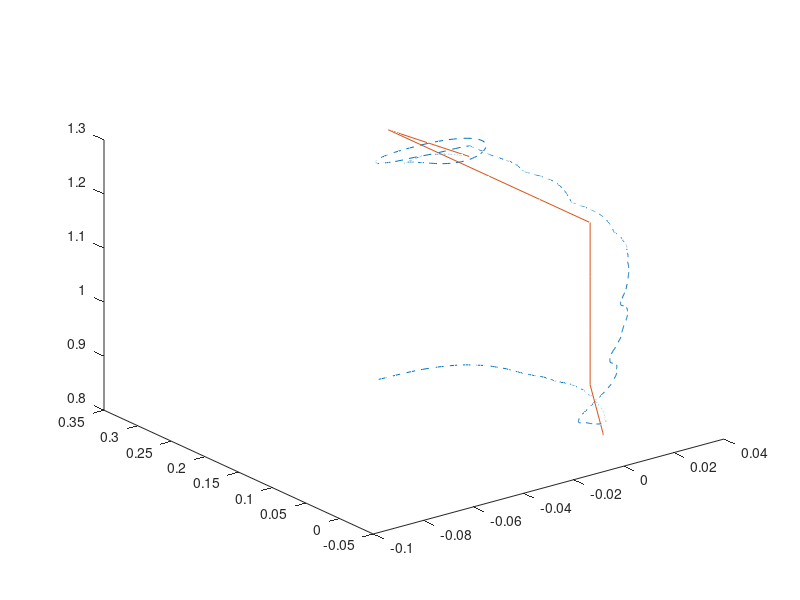

Write MATLAB code to recreate this figure.
clc;
clear;
FormatSpec = '%f';

% ActualEefData = importdata('Data/ActualPos.txt');
% DesiredEefData = importdata('Data/DesiredPos.txt');
% 
% ActualParsed = cell(numel(ActualEefData),1);
% DesiredParsed = cell(numel(DesiredEefData),1);
% 
% for i=1:numel(ActualEefData)
%     val1 = sscanf(ActualEefData{i},'[%f,%f,%f]');
%     val2 = sscanf(DesiredEefData{i},'[%f,%f,%f]');
% 
%     ActualParsed{i} = val1;
%     DesiredParsed{i} = val2;
% end
% 
% ActualParsed = cell2mat(ActualParsed);
% DesiredParsed = cell2mat(DesiredParsed);


%ActualEEFPose = fscanf(ActualEEF,FormatSpec,[3,Inf])
% 
% fileID1 = fopen('tocubecurrent.txt','r');
% fileID2 = fopen('tocubedesired.txt','r');
% formatSpec = '%f';
% A = fscanf(fileID1,formatSpec)
% numitems1 = length(A)/3
% fclose(fileID1)
% fileID1 = fopen('tocubecurrent.txt','r');
% B = fscanf(fileID1,formatSpec,[3 Inf]);
% C = fscanf(fileID2,formatSpec,[3 Inf]);2
% 
% 
% plot3(ActualPos(:,1),ActualPos(:,2),ActualPos(:,3))
% hold on
% plot3(DesiredPos(:,1),DesiredPos(:,2),DesiredPos(:,3))
% hold off
ActualPos = [[-0.0827  0.0063  1.0322],
[-0.0817  0.0059  1.0323],
[-0.0802  0.0056  1.0323],
[-0.0784  0.0055  1.0322],
[-0.0764  0.0055  1.0320],
[-0.0743  0.0057  1.0316],
[-0.0721  0.0058  1.0311],
[-0.0698  0.0060  1.0304],
[-0.0674  0.0062  1.0296],
[-0.0651  0.0063  1.0286],
[-0.0630  0.0065  1.0275],
[-0.0610  0.0067  1.0263],
[-0.0591  0.0068  1.0250],
[-0.0574  0.0070  1.0237],
[-0.0557  0.0071  1.0223],
[-0.0540  0.0073  1.0208],
[-0.0523  0.0074  1.0192],
[-0.0506  0.0076  1.0175],
[-0.0491  0.0077  1.0158],
[-0.0477  0.0079  1.0141],
[-0.0464  0.0080  1.0124],
[-0.0451  0.0081  1.0106],
[-0.0439  0.0083  1.0089],
[-0.0428  0.0084  1.0071],
[-0.0415  0.0085  1.0053],
[-0.0404  0.0086  1.0035],
[-0.0393  0.0087  1.0017],
[-0.0383  0.0089  0.9999],
[-0.0373  0.0090  0.9981],
[-0.0364  0.0091  0.9963],
[-0.0356  0.0092  0.9946],
[-0.0348  0.0093  0.9929],
[-0.0339  0.0094  0.9911],
[-0.0330  0.0094  0.9894],
[-0.0322  0.0095  0.9876],
[-0.0314  0.0096  0.9859],
[-0.0307  0.0096  0.9843],
[-0.0301  0.0097  0.9827],
[-0.0295  0.0097  0.9811],
[-0.0288  0.0097  0.9795],
[-0.0282  0.0098  0.9780],
[-0.0276  0.0097  0.9765],
[-0.0270  0.0097  0.9750],
[-0.0264  0.0097  0.9735],
[-0.0258  0.0097  0.9721],
[-0.0252  0.0096  0.9707],
[-0.0246  0.0096  0.9693],
[-0.0241  0.0095  0.9679],
[-0.0235  0.0095  0.9665],
[-0.0229  0.0094  0.9652],
[-0.0222  0.0093  0.9638],
[-0.0216  0.0093  0.9625],
[-0.0210  0.0092  0.9612],
[-0.0204  0.0091  0.9599],
[-0.0198  0.0091  0.9585],
[-0.0191  0.0090  0.9572],
[-0.0183  0.0089  0.9558],
[-0.0175  0.0088  0.9544],
[-0.0169  0.0088  0.9530],
[-0.0163  0.0087  0.9516],
[-0.0157  0.0086  0.9503],
[-0.0153  0.0086  0.9490],
[-0.0148  0.0085  0.9477],
[-0.0144  0.0085  0.9465],
[-0.0139  0.0084  0.9453],
[-0.0135  0.0083  0.9441],
[-0.0131  0.0083  0.9430],
[-0.0127  0.0082  0.9418],
[-0.0122  0.0082  0.9407],
[-0.0118  0.0081  0.9396],
[-0.0113  0.0081  0.9385],
[-0.0108  0.0080  0.9374],
[-0.0104  0.0080  0.9363],
[-0.0100  0.0080  0.9353],
[-0.0096  0.0079  0.9342],
[-0.0091  0.0079  0.9332],
[-0.0085  0.0078  0.9321],
[-0.0079  0.0078  0.9309],
[-0.0073  0.0077  0.9298],
[-0.0067  0.0077  0.9286],
[-0.0063  0.0077  0.9275],
[-0.0059  0.0076  0.9264],
[-0.0055  0.0076  0.9253],
[-0.0052  0.0076  0.9242],
[-0.0049  0.0075  0.9232],
[-0.0046  0.0075  0.9221],
[-0.0043  0.0075  0.9211],
[-0.0040  0.0074  0.9201],
[-0.0037  0.0074  0.9190],
[-0.0033  0.0074  0.9180],
[-0.0030  0.0074  0.9170],
[-0.0027  0.0073  0.9160],
[-0.0024  0.0073  0.9150],
[-0.0021  0.0073  0.9140],
[-0.0019  0.0073  0.9130],
[-0.0016  0.0073  0.9120],
[-0.0013  0.0073  0.9110],
[-0.0010  0.0073  0.9100],
[-0.0008  0.0072  0.9091],
[-0.0006  0.0072  0.9081],
[-0.0004  0.0072  0.9072],
[-0.0003  0.0072  0.9063],
[-0.0001  0.0072  0.9054],
[0.0001 0.0072 0.9045]
[0.0002 0.0072 0.9037]
[0.0004 0.0072 0.9028]
[0.0005 0.0072 0.9020]
[0.0007 0.0072 0.9012]
[0.0008 0.0072 0.9004]
[0.0010 0.0072 0.8996]
[0.0012 0.0072 0.8988]
[0.0013 0.0072 0.8981]
[0.0015 0.0072 0.8973]
[0.0017 0.0071 0.8965]
[0.0019 0.0071 0.8957]
[0.0022 0.0071 0.8949]
[0.0024 0.0071 0.8941]
[0.0027 0.0071 0.8933]
[0.0029 0.0071 0.8924]
[0.0031 0.0071 0.8916]
[0.0033 0.0071 0.8908]
[0.0034 0.0071 0.8900]
[0.0036 0.0070 0.8892]
[0.0038 0.0070 0.8883]
[0.0040 0.0070 0.8875]
[0.0041 0.0070 0.8867]
[0.0041 0.0070 0.8859]
[0.0042 0.0070 0.8851]
[0.0042 0.0070 0.8844]
[0.0042 0.0069 0.8836]
[0.0042 0.0069 0.8829]
[0.0043 0.0069 0.8823]
[0.0043 0.0069 0.8816]
[0.0044 0.0069 0.8809]
[0.0045 0.0069 0.8802]
[0.0046 0.0069 0.8795]
[0.0047 0.0068 0.8789]
[0.0047 0.0068 0.8782]
[0.0048 0.0068 0.8776]
[0.0049 0.0068 0.8770]
[0.0049 0.0068 0.8764]
[0.0050 0.0068 0.8758]
[0.0050 0.0067 0.8752]
[0.0051 0.0067 0.8747]
[0.0052 0.0067 0.8741]
[0.0052 0.0067 0.8736]
[0.0053 0.0067 0.8730]
[0.0054 0.0067 0.8725]
[0.0054 0.0067 0.8720]
[0.0055 0.0066 0.8714]
[0.0056 0.0066 0.8709]
[0.0057 0.0066 0.8704]
[0.0058 0.0066 0.8699]
[0.0058 0.0066 0.8694]
[0.0059 0.0066 0.8689]
[0.0060 0.0065 0.8684]
[0.0060 0.0065 0.8679]
[0.0061 0.0065 0.8674]
[0.0062 0.0065 0.8669]
[0.0062 0.0065 0.8665]
[0.0063 0.0065 0.8660]
[0.0064 0.0065 0.8655]
[0.0064 0.0064 0.8650]
[0.0065 0.0064 0.8646]
[0.0065 0.0064 0.8641]
[0.0065 0.0064 0.8637]
[0.0066 0.0064 0.8632]
[0.0066 0.0064 0.8628]
[0.0067 0.0064 0.8624]
[0.0067 0.0064 0.8619]
[0.0067 0.0064 0.8615]
[0.0068 0.0063 0.8611]
[0.0068 0.0063 0.8607]
[0.0068 0.0063 0.8603]
[0.0069 0.0063 0.8599]
[0.0069 0.0063 0.8595]
[0.0070 0.0063 0.8591]
[0.0070 0.0063 0.8587]
[0.0070 0.0063 0.8583]
[0.0071 0.0063 0.8579]
[0.0071 0.0063 0.8575]
[0.0071 0.0063 0.8571]
[0.0071 0.0062 0.8568]
[0.0072 0.0062 0.8564]
[0.0072 0.0062 0.8560]
[0.0072 0.0062 0.8556]
[0.0072 0.0062 0.8553]
[0.0073 0.0062 0.8549]
[0.0073 0.0062 0.8546]
[0.0073 0.0062 0.8542]
[0.0073 0.0062 0.8538]
[0.0073 0.0062 0.8535]
[0.0074 0.0062 0.8531]
[0.0074 0.0062 0.8528]
[0.0074 0.0061 0.8524]
[0.0075 0.0061 0.8521]
[0.0075 0.0061 0.8517]
[0.0075 0.0061 0.8513]
[0.0075 0.0061 0.8510]
[0.0075 0.0061 0.8507]
[0.0075 0.0061 0.8503]
[0.0075 0.0061 0.8500]
[0.0075 0.0061 0.8497]
[0.0075 0.0061 0.8493]
[0.0075 0.0061 0.8490]
[0.0075 0.0061 0.8487]
[0.0075 0.0060 0.8484]
[0.0075 0.0060 0.8481]
[0.0075 0.0060 0.8478]
[0.0075 0.0060 0.8475]
[0.0075 0.0060 0.8472]
[0.0075 0.0060 0.8469]
[0.0075 0.0060 0.8466]
[0.0075 0.0060 0.8463]
[0.0075 0.0060 0.8460]
[0.0075 0.0060 0.8458]
[0.0075 0.0060 0.8455]
[0.0075 0.0060 0.8452]
[0.0076 0.0060 0.8449]
[0.0076 0.0059 0.8446]
[0.0077 0.0059 0.8443]
[0.0077 0.0059 0.8440]
[0.0078 0.0059 0.8437]
[0.0078 0.0059 0.8434]
[0.0078 0.0059 0.8430]
[0.0079 0.0059 0.8427]
[0.0079 0.0059 0.8424]
[0.0079 0.0059 0.8421]
[0.0079 0.0059 0.8417]
[0.0079 0.0059 0.8414]
[0.0078 0.0058 0.8411]
[0.0078 0.0058 0.8408]
[0.0078 0.0058 0.8405]
[0.0077 0.0058 0.8402]
[0.0069 0.0054 0.8386]
[0.0066 0.0051 0.8390]
[0.0062 0.0049 0.8394]
[0.0057 0.0048 0.8399]
[0.0052 0.0047 0.8403]
[0.0047 0.0047 0.8408]
[0.0042 0.0048 0.8413]
[0.0038 0.0048 0.8419]
[0.0033 0.0049 0.8424]
[0.0029 0.0049 0.8430]
[0.0026 0.0050 0.8436]
[0.0022 0.0051 0.8442]
[0.0019 0.0051 0.8448]
[0.0015 0.0052 0.8455]
[0.0011 0.0052 0.8462]
[0.0008 0.0053 0.8469]
[0.0005 0.0053 0.8476]
[0.0002 0.0053 0.8484]
[-0.0003  0.0051  0.8492],
[-0.0012  0.0045  0.8501],
[-0.0021  0.0040  0.8513],
[-0.0028  0.0037  0.8525],
[-0.0033  0.0034  0.8540],
[-0.0037  0.0032  0.8555],
[-0.0039  0.0031  0.8572],
[-0.0038  0.0030  0.8590],
[-0.0037  0.0030  0.8608],
[-0.0035  0.0029  0.8627],
[-0.0032  0.0029  0.8647],
[-0.0028  0.0029  0.8668],
[-0.0023  0.0029  0.8688],
[-0.0017  0.0029  0.8709],
[-0.0010  0.0030  0.8729],
[-0.0004  0.0030  0.8749],
[0.0002 0.0030 0.8769]
[0.0008 0.0031 0.8789]
[0.0014 0.0031 0.8808]
[0.0020 0.0031 0.8827]
[0.0026 0.0032 0.8846]
[0.0031 0.0032 0.8865]
[0.0036 0.0032 0.8884]
[0.0042 0.0033 0.8902]
[0.0047 0.0033 0.8920]
[0.0052 0.0033 0.8937]
[0.0057 0.0033 0.8954]
[0.0062 0.0033 0.8970]
[0.0066 0.0033 0.8986]
[0.0071 0.0033 0.9002]
[0.0074 0.0032 0.9017]
[0.0078 0.0032 0.9031]
[0.0081 0.0032 0.9046]
[0.0084 0.0032 0.9060]
[0.0087 0.0031 0.9073]
[0.0090 0.0031 0.9086]
[0.0092 0.0030 0.9100]
[0.0094 0.0030 0.9113]
[0.0095 0.0029 0.9125]
[0.0097 0.0029 0.9138]
[0.0099 0.0028 0.9150]
[0.0100 0.0028 0.9163]
[0.0102 0.0027 0.9175]
[0.0103 0.0026 0.9187]
[0.0104 0.0026 0.9198]
[0.0106 0.0025 0.9210]
[0.0107 0.0024 0.9221]
[0.0108 0.0024 0.9232]
[0.0109 0.0023 0.9243]
[0.0110 0.0023 0.9254]
[0.0111 0.0022 0.9265]
[0.0111 0.0022 0.9275]
[0.0112 0.0021 0.9286]
[0.0112 0.0020 0.9296]
[0.0111 0.0020 0.9307]
[0.0111 0.0019 0.9317]
[0.0110 0.0019 0.9328]
[0.0110 0.0018 0.9339]
[0.0110 0.0018 0.9349]
[0.0110 0.0017 0.9359]
[0.0110 0.0017 0.9369]
[0.0110 0.0016 0.9379]
[0.0111 0.0016 0.9389]
[0.0111 0.0015 0.9399]
[0.0111 0.0015 0.9408]
[0.0111 0.0014 0.9417]
[0.0110 0.0014 0.9426]
[0.0109 0.0014 0.9436]
[0.0108 0.0013 0.9445]
[0.0107 0.0013 0.9454]
[0.0105 0.0013 0.9464]
[0.0104 0.0012 0.9474]
[0.0102 0.0012 0.9483]
[0.0098 0.0008 0.9493]
[0.0091 0.0002 0.9504]
[ 0.0085 -0.0003  0.9516],
[ 0.0081 -0.0006  0.9530],
[ 0.0078 -0.0008  0.9545],
[ 0.0076 -0.0010  0.9561],
[ 0.0076 -0.0011  0.9579],
[ 0.0076 -0.0011  0.9597],
[ 0.0076 -0.0011  0.9617],
[ 0.0077 -0.0011  0.9638],
[ 0.0078 -0.0011  0.9660],
[ 0.0080 -0.0011  0.9682],
[ 0.0084 -0.0010  0.9705],
[ 0.0087 -0.0009  0.9727],
[ 0.0091 -0.0008  0.9748],
[ 0.0096 -0.0006  0.9770],
[ 0.0100 -0.0005  0.9791],
[ 0.0103 -0.0003  0.9812],
[ 0.0107 -0.0001  0.9832],
[0.0110 0.0000 0.9852]
[0.0113 0.0002 0.9871]
[0.0117 0.0004 0.9890]
[0.0120 0.0006 0.9907]
[0.0123 0.0007 0.9924]
[0.0125 0.0009 0.9941]
[0.0127 0.0011 0.9956]
[0.0129 0.0012 0.9971]
[0.0130 0.0014 0.9986]
[0.0131 0.0015 1.0001]
[0.0131 0.0016 1.0016]
[0.0132 0.0017 1.0031]
[0.0134 0.0018 1.0046]
[0.0135 0.0019 1.0060]
[0.0136 0.0020 1.0074]
[0.0137 0.0020 1.0088]
[0.0138 0.0020 1.0101]
[0.0139 0.0021 1.0114]
[0.0141 0.0021 1.0127]
[0.0142 0.0021 1.0140]
[0.0143 0.0021 1.0153]
[0.0144 0.0021 1.0165]
[0.0145 0.0021 1.0177]
[0.0146 0.0021 1.0189]
[0.0148 0.0021 1.0200]
[0.0149 0.0021 1.0212]
[0.0150 0.0021 1.0223]
[0.0150 0.0021 1.0235]
[0.0151 0.0021 1.0246]
[0.0152 0.0020 1.0257]
[0.0152 0.0020 1.0267]
[0.0153 0.0020 1.0278]
[0.0154 0.0020 1.0288]
[0.0154 0.0020 1.0298]
[0.0154 0.0019 1.0309]
[0.0155 0.0019 1.0319]
[0.0155 0.0019 1.0328]
[0.0155 0.0019 1.0338]
[0.0155 0.0018 1.0348]
[0.0155 0.0018 1.0357]
[0.0155 0.0018 1.0366]
[0.0154 0.0018 1.0376]
[0.0154 0.0018 1.0385]
[0.0154 0.0017 1.0394]
[0.0153 0.0017 1.0403]
[0.0153 0.0017 1.0412]
[0.0152 0.0017 1.0420]
[0.0152 0.0017 1.0429]
[0.0151 0.0017 1.0438]
[0.0150 0.0016 1.0446]
[0.0150 0.0016 1.0455]
[0.0149 0.0016 1.0463]
[0.0148 0.0016 1.0471]
[0.0147 0.0016 1.0479]
[0.0146 0.0016 1.0487]
[0.0146 0.0016 1.0495]
[0.0141 0.0012 1.0503]
[0.0134 0.0006 1.0511]
[0.0128 0.0001 1.0522]
[ 0.0124 -0.0003  1.0534],
[ 0.0121 -0.0005  1.0547],
[ 0.0120 -0.0007  1.0562],
[ 0.0119 -0.0008  1.0578],
[ 0.0119 -0.0009  1.0595],
[ 0.0120 -0.0010  1.0613],
[ 0.0121 -0.0010  1.0631],
[ 0.0123 -0.0010  1.0649],
[ 0.0125 -0.0010  1.0667],
[ 0.0127 -0.0010  1.0686],
[ 0.0129 -0.0009  1.0705],
[ 0.0131 -0.0009  1.0723],
[ 0.0134 -0.0008  1.0741],
[ 0.0136 -0.0007  1.0759],
[ 0.0138 -0.0005  1.0777],
[ 0.0140 -0.0004  1.0794],
[ 0.0142 -0.0003  1.0811],
[ 0.0144 -0.0001  1.0828],
[0.0145 0.0000 1.0844]
[0.0146 0.0002 1.0861]
[0.0148 0.0003 1.0876]
[0.0149 0.0005 1.0892]
[0.0150 0.0006 1.0907]
[0.0151 0.0007 1.0921]
[0.0151 0.0008 1.0935]
[0.0152 0.0009 1.0949]
[0.0153 0.0009 1.0963]
[0.0153 0.0010 1.0976]
[0.0154 0.0010 1.0990]
[0.0154 0.0010 1.1003]
[0.0155 0.0010 1.1015]
[0.0155 0.0010 1.1028]
[0.0155 0.0010 1.1040]
[0.0156 0.0010 1.1052]
[0.0156 0.0010 1.1064]
[0.0156 0.0010 1.1076]
[0.0157 0.0010 1.1088]
[0.0157 0.0010 1.1100]
[0.0157 0.0011 1.1111]
[0.0158 0.0011 1.1122]
[0.0158 0.0011 1.1134]
[0.0158 0.0011 1.1145]
[0.0157 0.0011 1.1157]
[0.0157 0.0011 1.1169]
[0.0157 0.0011 1.1181]
[0.0156 0.0011 1.1193]
[0.0156 0.0011 1.1205]
[0.0156 0.0011 1.1217]
[0.0156 0.0011 1.1230]
[0.0155 0.0011 1.1243]
[0.0155 0.0011 1.1256]
[0.0154 0.0011 1.1269]
[0.0153 0.0011 1.1282]
[0.0153 0.0011 1.1296]
[0.0152 0.0011 1.1309]
[0.0152 0.0011 1.1322]
[0.0153 0.0011 1.1335]
[0.0153 0.0011 1.1347]
[0.0153 0.0011 1.1359]
[0.0154 0.0011 1.1370]
[0.0154 0.0011 1.1381]
[0.0154 0.0011 1.1391]
[0.0154 0.0011 1.1401]
[0.0154 0.0011 1.1411]
[0.0154 0.0011 1.1420]
[0.0154 0.0011 1.1429]
[0.0153 0.0011 1.1437]
[0.0153 0.0011 1.1445]
[0.0152 0.0011 1.1453]
[0.0151 0.0011 1.1461]
[0.0151 0.0011 1.1469]
[0.0150 0.0011 1.1477]
[0.0149 0.0011 1.1484]
[0.0148 0.0011 1.1492]
[0.0149 0.0013 1.1502]
[0.0151 0.0017 1.1516]
[0.0153 0.0023 1.1530]
[0.0154 0.0030 1.1543]
[0.0156 0.0039 1.1556]
[0.0157 0.0048 1.1568]
[0.0158 0.0059 1.1580]
[0.0159 0.0069 1.1592]
[0.0159 0.0080 1.1604]
[0.0160 0.0091 1.1615]
[0.0160 0.0102 1.1625]
[0.0160 0.0112 1.1635]
[0.0161 0.0122 1.1644]
[0.0161 0.0133 1.1653]
[0.0161 0.0143 1.1661]
[0.0161 0.0152 1.1669]
[0.0161 0.0162 1.1676]
[0.0161 0.0171 1.1682]
[0.0160 0.0180 1.1688]
[0.0160 0.0189 1.1694]
[0.0159 0.0197 1.1699]
[0.0159 0.0205 1.1704]
[0.0158 0.0213 1.1709]
[0.0157 0.0220 1.1714]
[0.0156 0.0227 1.1718]
[0.0157 0.0236 1.1725]
[0.0158 0.0247 1.1736]
[0.0160 0.0260 1.1748]
[0.0161 0.0275 1.1759]
[0.0163 0.0291 1.1769]
[0.0164 0.0308 1.1779]
[0.0166 0.0325 1.1789]
[0.0168 0.0343 1.1798]
[0.0169 0.0360 1.1806]
[0.0171 0.0378 1.1814]
[0.0172 0.0395 1.1821]
[0.0173 0.0412 1.1828]
[0.0175 0.0428 1.1834]
[0.0175 0.0445 1.1839]
[0.0176 0.0461 1.1844]
[0.0177 0.0476 1.1848]
[0.0177 0.0491 1.1852]
[0.0177 0.0507 1.1856]
[0.0177 0.0522 1.1859]
[0.0177 0.0536 1.1862]
[0.0177 0.0550 1.1865]
[0.0177 0.0563 1.1868]
[0.0176 0.0576 1.1870]
[0.0176 0.0589 1.1873]
[0.0175 0.0601 1.1875]
[0.0174 0.0613 1.1877]
[0.0174 0.0624 1.1879]
[0.0173 0.0636 1.1882]
[0.0172 0.0647 1.1884]
[0.0171 0.0658 1.1886]
[0.0170 0.0668 1.1888]
[0.0169 0.0678 1.1890]
[0.0168 0.0688 1.1893]
[0.0167 0.0698 1.1895]
[0.0166 0.0707 1.1897]
[0.0165 0.0716 1.1900]
[0.0164 0.0725 1.1902]
[0.0163 0.0734 1.1904]
[0.0162 0.0742 1.1907]
[0.0160 0.0751 1.1910]
[0.0159 0.0760 1.1913]
[0.0158 0.0769 1.1916]
[0.0156 0.0777 1.1919]
[0.0155 0.0785 1.1922]
[0.0154 0.0793 1.1925]
[0.0153 0.0801 1.1928]
[0.0152 0.0809 1.1931]
[0.0151 0.0817 1.1934]
[0.0150 0.0824 1.1937]
[0.0149 0.0831 1.1941]
[0.0149 0.0840 1.1947]
[0.0150 0.0852 1.1958]
[0.0151 0.0865 1.1968]
[0.0153 0.0881 1.1979]
[0.0154 0.0897 1.1989]
[0.0156 0.0914 1.1999]
[0.0158 0.0932 1.2008]
[0.0160 0.0949 1.2016]
[0.0161 0.0966 1.2024]
[0.0163 0.0983 1.2031]
[0.0164 0.1000 1.2038]
[0.0166 0.1016 1.2044]
[0.0167 0.1033 1.2050]
[0.0168 0.1049 1.2055]
[0.0170 0.1064 1.2059]
[0.0171 0.1080 1.2063]
[0.0171 0.1095 1.2066]
[0.0172 0.1109 1.2069]
[0.0173 0.1124 1.2072]
[0.0174 0.1138 1.2074]
[0.0174 0.1152 1.2076]
[0.0174 0.1166 1.2078]
[0.0175 0.1179 1.2079]
[0.0175 0.1192 1.2080]
[0.0175 0.1205 1.2081]
[0.0175 0.1217 1.2082]
[0.0175 0.1229 1.2083]
[0.0175 0.1241 1.2083]
[0.0174 0.1253 1.2084]
[0.0174 0.1264 1.2084]
[0.0174 0.1275 1.2084]
[0.0173 0.1286 1.2084]
[0.0172 0.1297 1.2085]
[0.0172 0.1307 1.2085]
[0.0171 0.1318 1.2085]
[0.0170 0.1328 1.2086]
[0.0170 0.1338 1.2086]
[0.0169 0.1348 1.2086]
[0.0168 0.1358 1.2087]
[0.0167 0.1367 1.2087]
[0.0166 0.1377 1.2088]
[0.0165 0.1387 1.2089]
[0.0164 0.1396 1.2089]
[0.0163 0.1405 1.2090]
[0.0162 0.1414 1.2091]
[0.0161 0.1423 1.2092]
[0.0159 0.1432 1.2093]
[0.0158 0.1441 1.2094]
[0.0157 0.1450 1.2095]
[0.0156 0.1459 1.2096]
[0.0155 0.1467 1.2097]
[0.0154 0.1476 1.2098]
[0.0153 0.1485 1.2099]
[0.0152 0.1494 1.2101]
[0.0150 0.1503 1.2102]
[0.0149 0.1513 1.2104]
[0.0148 0.1522 1.2105]
[0.0147 0.1531 1.2107]
[0.0146 0.1540 1.2108]
[0.0145 0.1548 1.2110]
[0.0143 0.1557 1.2111]
[0.0144 0.1567 1.2113]
[0.0147 0.1580 1.2116]
[0.0150 0.1595 1.2119]
[0.0152 0.1612 1.2122]
[0.0154 0.1629 1.2125]
[0.0156 0.1646 1.2127]
[0.0157 0.1664 1.2128]
[0.0158 0.1682 1.2130]
[0.0158 0.1700 1.2130]
[0.0159 0.1717 1.2131]
[0.0159 0.1734 1.2131]
[0.0159 0.1751 1.2131]
[0.0159 0.1767 1.2130]
[0.0159 0.1783 1.2130]
[0.0158 0.1799 1.2129]
[0.0158 0.1814 1.2128]
[0.0158 0.1829 1.2128]
[0.0157 0.1844 1.2127]
[0.0156 0.1858 1.2126]
[0.0156 0.1872 1.2125]
[0.0155 0.1886 1.2125]
[0.0155 0.1899 1.2124]
[0.0154 0.1912 1.2124]
[0.0153 0.1925 1.2123]
[0.0153 0.1938 1.2123]
[0.0152 0.1950 1.2123]
[0.0152 0.1963 1.2123]
[0.0151 0.1975 1.2123]
[0.0150 0.1987 1.2123]
[0.0150 0.1998 1.2124]
[0.0149 0.2010 1.2124]
[0.0149 0.2022 1.2125]
[0.0148 0.2034 1.2126]
[0.0148 0.2045 1.2127]
[0.0147 0.2057 1.2128]
[0.0147 0.2068 1.2129]
[0.0146 0.2079 1.2130]
[0.0146 0.2090 1.2131]
[0.0145 0.2101 1.2132]
[0.0145 0.2112 1.2134]
[0.0144 0.2123 1.2135]
[0.0144 0.2133 1.2136]
[0.0144 0.2143 1.2138]
[0.0143 0.2154 1.2139]
[0.0143 0.2164 1.2141]
[0.0142 0.2175 1.2142]
[0.0142 0.2185 1.2144]
[0.0141 0.2194 1.2145]
[0.0141 0.2204 1.2146]
[0.0140 0.2213 1.2148]
[0.0140 0.2222 1.2149]
[0.0139 0.2231 1.2150]
[0.0138 0.2240 1.2151]
[0.0138 0.2248 1.2152]
[0.0137 0.2256 1.2153]
[0.0137 0.2264 1.2154]
[0.0136 0.2272 1.2155]
[0.0136 0.2280 1.2156]
[0.0135 0.2288 1.2157]
[0.0131 0.2297 1.2157]
[0.0121 0.2309 1.2156]
[0.0106 0.2320 1.2151]
[0.0088 0.2331 1.2145]
[0.0068 0.2342 1.2138]
[0.0049 0.2353 1.2130]
[0.0030 0.2366 1.2123]
[0.0013 0.2379 1.2117]
[-0.0004  0.2392  1.2111],
[-0.0019  0.2406  1.2105],
[-0.0034  0.2420  1.2099],
[-0.0048  0.2434  1.2093],
[-0.0062  0.2447  1.2086],
[-0.0075  0.2459  1.2078],
[-0.0088  0.2471  1.2071],
[-0.0099  0.2483  1.2064],
[-0.0108  0.2496  1.2057],
[-0.0115  0.2508  1.2052],
[-0.0120  0.2520  1.2046],
[-0.0125  0.2531  1.2041],
[-0.0130  0.2543  1.2035],
[-0.0133  0.2554  1.2030],
[-0.0136  0.2566  1.2025],
[-0.0140  0.2576  1.2020],
[-0.0143  0.2586  1.2014],
[-0.0145  0.2596  1.2009],
[-0.0146  0.2606  1.2006],
[-0.0146  0.2616  1.2003],
[-0.0146  0.2625  1.2001],
[-0.0146  0.2634  1.1999],
[-0.0145  0.2643  1.1999],
[-0.0143  0.2652  1.1999],
[-0.0141  0.2659  1.1999],
[-0.0138  0.2667  1.2001],
[-0.0135  0.2673  1.2003],
[-0.0131  0.2678  1.2006],
[-0.0127  0.2683  1.2010],
[-0.0121  0.2687  1.2015],
[-0.0115  0.2690  1.2020],
[-0.0107  0.2691  1.2026],
[-0.0099  0.2692  1.2032],
[-0.0090  0.2691  1.2039],
[-0.0080  0.2689  1.2046],
[-0.0070  0.2686  1.2053],
[-0.0059  0.2682  1.2060],
[-0.0048  0.2677  1.2067],
[-0.0036  0.2670  1.2075],
[-0.0022  0.2663  1.2083],
[-0.0008  0.2654  1.2091],
[0.0007 0.2645 1.2098]
[0.0022 0.2635 1.2106]
[0.0038 0.2625 1.2114]
[0.0054 0.2613 1.2121]
[0.0071 0.2600 1.2127]
[0.0088 0.2586 1.2133]
[0.0105 0.2570 1.2137]
[0.0122 0.2554 1.2140]
[0.0137 0.2536 1.2142]
[0.0152 0.2518 1.2142]
[0.0166 0.2499 1.2141]
[0.0178 0.2479 1.2138]
[0.0188 0.2459 1.2134]
[0.0197 0.2438 1.2128]
[0.0204 0.2418 1.2120]
[0.0208 0.2398 1.2112]
[0.0211 0.2378 1.2102]
[0.0212 0.2359 1.2091]
[0.0211 0.2341 1.2079]
[0.0209 0.2324 1.2067]
[0.0204 0.2308 1.2054]
[0.0199 0.2293 1.2041]
[0.0192 0.2281 1.2029]
[0.0184 0.2269 1.2017]
[0.0176 0.2260 1.2006]
[0.0168 0.2252 1.1995]
[0.0159 0.2246 1.1986]
[0.0150 0.2242 1.1977]
[0.0140 0.2239 1.1970]
[0.0131 0.2238 1.1963]
[0.0121 0.2239 1.1957]
[0.0112 0.2240 1.1952]
[0.0102 0.2244 1.1948]
[0.0092 0.2249 1.1945]
[0.0082 0.2256 1.1943]
[0.0072 0.2264 1.1942]
[0.0063 0.2273 1.1942]
[0.0055 0.2282 1.1942]
[0.0047 0.2292 1.1943]
[0.0039 0.2302 1.1944]
[0.0032 0.2313 1.1946]
[0.0026 0.2324 1.1948]
[0.0020 0.2335 1.1950]
[0.0014 0.2346 1.1953]
[0.0009 0.2357 1.1955]
[0.0004 0.2367 1.1957]
[-0.0000  0.2377  1.1959],
[-0.0004  0.2387  1.1961],
[-0.0008  0.2396  1.1963],
[-0.0011  0.2405  1.1964],
[-0.0015  0.2413  1.1966],
[-0.0018  0.2420  1.1967],
[-0.0021  0.2427  1.1967],
[-0.0024  0.2434  1.1968],
[-0.0027  0.2441  1.1969],
[-0.0030  0.2448  1.1970],
[-0.0033  0.2455  1.1971],
[-0.0035  0.2462  1.1972],
[-0.0038  0.2468  1.1972],
[-0.0040  0.2474  1.1973],
[-0.0043  0.2480  1.1973],
[-0.0045  0.2486  1.1973],
[-0.0048  0.2492  1.1973],
[-0.0050  0.2496  1.1973],
[-0.0051  0.2500  1.1973],
[-0.0053  0.2504  1.1972],
[-0.0055  0.2507  1.1971],
[-0.0056  0.2511  1.1970],
[-0.0058  0.2514  1.1969],
[-0.0060  0.2516  1.1968],
[-0.0061  0.2518  1.1966],
[-0.0062  0.2519  1.1965],
[-0.0063  0.2520  1.1963],
[-0.0063  0.2520  1.1961],
[-0.0064  0.2520  1.1959],
[-0.0064  0.2520  1.1957],
[-0.0065  0.2520  1.1955],
[-0.0065  0.2519  1.1953],
[-0.0065  0.2519  1.1952],
[-0.0065  0.2518  1.1951],
[-0.0064  0.2517  1.1950],
[-0.0064  0.2517  1.1950],
[-0.0064  0.2516  1.1950],
[-0.0063  0.2515  1.1951],
[-0.0063  0.2514  1.1952],
[-0.0062  0.2514  1.1953],
[-0.0061  0.2513  1.1954],
[-0.0060  0.2512  1.1956],
[-0.0059  0.2512  1.1958],
[-0.0058  0.2511  1.1960],
[-0.0057  0.2511  1.1963],
[-0.0056  0.2510  1.1965],
[-0.0054  0.2509  1.1968],
[-0.0053  0.2509  1.1971],
[-0.0051  0.2508  1.1974],
[-0.0049  0.2508  1.1977],
[-0.0048  0.2507  1.1980],
[-0.0046  0.2507  1.1984],
[-0.0044  0.2506  1.1987],
[-0.0041  0.2505  1.1990],
[-0.0039  0.2505  1.1993],
[-0.0037  0.2504  1.1996],
[-0.0034  0.2503  1.2000],
[-0.0032  0.2502  1.2002],
[-0.0030  0.2502  1.2005],
[-0.0027  0.2501  1.2008],
[-0.0025  0.2500  1.2011],
[-0.0022  0.2499  1.2013],
[-0.0020  0.2498  1.2016],
[-0.0017  0.2497  1.2018],
[-0.0015  0.2496  1.2020],
[-0.0012  0.2495  1.2023],
[-0.0010  0.2494  1.2024],
[-0.0008  0.2493  1.2026],
[-0.0005  0.2492  1.2028],
[-0.0003  0.2491  1.2029],
[-0.0001  0.2490  1.2030],
[0.0001 0.2489 1.2031],
[0.0003 0.2488 1.2032],
[0.0005 0.2487 1.2033],
[0.0008 0.2485 1.2034],
[0.0010 0.2484 1.2035],
[0.0012 0.2482 1.2036],
[0.0014 0.2480 1.2036],
[0.0016 0.2479 1.2037],
[0.0018 0.2477 1.2037],
[0.0019 0.2475 1.2037],
[0.0021 0.2473 1.2037],
[0.0023 0.2471 1.2037],
[0.0025 0.2469 1.2037],
[0.0026 0.2467 1.2037],
[0.0028 0.2465 1.2038],
[0.0030 0.2463 1.2038],
[0.0032 0.2461 1.2037],
[0.0033 0.2458 1.2037],
[0.0035 0.2456 1.2037],
[0.0037 0.2454 1.2036],
[0.0038 0.2451 1.2035],
[0.0039 0.2449 1.2034],
[0.0041 0.2446 1.2033],
[0.0043 0.2444 1.2032],
[0.0044 0.2441 1.2031],
[0.0046 0.2438 1.2031],
[0.0048 0.2436 1.2031],
[0.0050 0.2433 1.2030],
[0.0051 0.2431 1.2030],
[0.0053 0.2428 1.2029],
[0.0054 0.2426 1.2029],
[0.0056 0.2423 1.2028],
[0.0057 0.2421 1.2028],
[0.0059 0.2419 1.2028],
[0.0060 0.2417 1.2027],
[0.0061 0.2415 1.2027],
[0.0062 0.2413 1.2027],
[0.0064 0.2411 1.2026],
[0.0065 0.2409 1.2026],
[0.0066 0.2407 1.2026],
[0.0067 0.2406 1.2025],
[0.0068 0.2404 1.2025],
[0.0069 0.2403 1.2025],
[0.0070 0.2401 1.2025],
[0.0071 0.2400 1.2024],
[0.0071 0.2399 1.2024],
[0.0072 0.2397 1.2024],
[0.0073 0.2396 1.2023],
[0.0074 0.2395 1.2023],
[0.0075 0.2394 1.2023],
[0.0075 0.2393 1.2022],
[0.0076 0.2393 1.2022],
[0.0076 0.2392 1.2022],
[0.0077 0.2391 1.2022],
[0.0078 0.2390 1.2021],
[0.0078 0.2390 1.2021],
[0.0079 0.2389 1.2020],
[0.0079 0.2388 1.2020],
[0.0079 0.2388 1.2020],
[0.0080 0.2387 1.2019],
[0.0080 0.2386 1.2019],
[0.0081 0.2386 1.2019],
[0.0081 0.2385 1.2018],
[0.0082 0.2385 1.2018],
[0.0082 0.2384 1.2018],
[0.0082 0.2384 1.2017],
[0.0083 0.2383 1.2017],
[0.0083 0.2383 1.2017],
[0.0083 0.2382 1.2016],
[0.0083 0.2382 1.2015],
[0.0084 0.2381 1.2015],
[0.0084 0.2381 1.2014],
[0.0084 0.2380 1.2014],
[0.0085 0.2379 1.2013],
[0.0085 0.2379 1.2013],
[0.0086 0.2378 1.2012],
[0.0086 0.2377 1.2012],
[0.0087 0.2376 1.2012],
[0.0087 0.2376 1.2011],
[0.0088 0.2375 1.2011],
[0.0088 0.2374 1.2010],
[0.0088 0.2373 1.2010],
[0.0089 0.2372 1.2010],
[0.0089 0.2371 1.2009],
[0.0090 0.2370 1.2009],
[0.0090 0.2369 1.2008],
[0.0091 0.2369 1.2008],
[0.0091 0.2368 1.2007],
[0.0092 0.2367 1.2007],
[0.0092 0.2365 1.2006],
[0.0093 0.2364 1.2006],
[0.0093 0.2363 1.2005],
[0.0094 0.2362 1.2005],
[0.0095 0.2361 1.2005],
[0.0095 0.2360 1.2004],
[0.0096 0.2359 1.2004],
[0.0097 0.2357 1.2004],
[0.0097 0.2356 1.2003],
[0.0098 0.2355 1.2003],
[0.0098 0.2354 1.2003],
[0.0099 0.2353 1.2002],
[0.0100 0.2352 1.2002],
[0.0100 0.2351 1.2002],
[0.0101 0.2350 1.2001],
[0.0101 0.2348 1.2001],
[0.0102 0.2347 1.2001],
[0.0102 0.2346 1.2000],
[0.0103 0.2345 1.2000],
[0.0103 0.2345 1.1999],
[0.0103 0.2344 1.1999],
[0.0104 0.2343 1.1999],
[0.0105 0.2342 1.1998],
[0.0105 0.2341 1.1998],
[0.0106 0.2340 1.1998],
[0.0106 0.2339 1.1998],
[0.0107 0.2338 1.1997],
[0.0107 0.2337 1.1997],
[0.0108 0.2336 1.1997],
[0.0108 0.2335 1.1996],
[0.0108 0.2335 1.1996],
[0.0109 0.2334 1.1995],
[0.0109 0.2333 1.1995],
[0.0109 0.2332 1.1995],
[0.0110 0.2332 1.1994],
[0.0110 0.2331 1.1994],
[0.0111 0.2330 1.1994],
[0.0111 0.2329 1.1993],
[0.0111 0.2329 1.1993],
[0.0112 0.2328 1.1993],
[0.0112 0.2327 1.1993],
[0.0112 0.2327 1.1992],
[0.0113 0.2326 1.1992],
[0.0113 0.2326 1.1992],
[0.0113 0.2325 1.1991],
[0.0113 0.2325 1.1991],
[0.0114 0.2324 1.1991],
[0.0114 0.2324 1.1991],
[0.0114 0.2323 1.1990],
[0.0114 0.2323 1.1990],
[0.0114 0.2322 1.1990],
[0.0115 0.2322 1.1990]];

DesiredPos = [[0.0066 0.0053 0.8173],
[0.0066 0.0053 0.8186],
[0.0066 0.0053 0.8194],
[0.0066 0.0053 0.8199],
[0.0066 0.0053 0.8201],
[0.0066 0.0053 0.8203],
[0.0066 0.0053 0.8203],
[0.0066 0.0053 0.8204],
[0.0066 0.0053 0.8204],
[0.0066 0.0053 0.8204],
[0.0066 0.0053 0.8204],
[0.0066 0.0053 0.8204],
[0.0066 0.0053 0.8204],
[0.0066 0.0053 0.8204],
[0.0066 0.0053 0.8204],
[0.0066 0.0053 0.8204],
[0.0066 0.0053 0.8204],
[0.0066 0.0053 0.8204],
[0.0066 0.0053 0.8204],
[0.0066 0.0053 0.8204],
[0.0066 0.0053 0.8204],
[0.0066 0.0053 0.8204],
[0.0066 0.0053 0.8204],
[0.0066 0.0053 0.8204],
[0.0066 0.0053 0.8204],
[0.0066 0.0053 0.8204],
[0.0066 0.0053 0.8204],
[0.0066 0.0053 0.8204],
[0.0066 0.0053 0.8204],
[0.0066 0.0053 0.8204],
[0.0066 0.0053 0.8204],
[0.0066 0.0053 0.8204],
[0.0066 0.0053 0.8204],
[0.0066 0.0053 0.8204],
[0.0066 0.0053 0.8204],
[0.0066 0.0053 0.8204],
[0.0066 0.0053 0.8204],
[0.0066 0.0053 0.8204],
[0.0066 0.0053 0.8204],
[0.0066 0.0053 0.8204],
[0.0066 0.0053 0.8204],
[0.0066 0.0053 0.8204],
[0.0066 0.0053 0.8204],
[0.0066 0.0053 0.8204],
[0.0066 0.0053 0.8204],
[0.0066 0.0053 0.8204],
[0.0066 0.0053 0.8204],
[0.0066 0.0053 0.8204],
[0.0066 0.0053 0.8204],
[0.0066 0.0053 0.8204],
[0.0066 0.0053 0.8204],
[0.0066 0.0053 0.8204],
[0.0066 0.0053 0.8204],
[0.0066 0.0053 0.8204],
[0.0066 0.0053 0.8204],
[0.0066 0.0053 0.8204],
[0.0066 0.0053 0.8204],
[0.0066 0.0053 0.8204],
[0.0066 0.0053 0.8204],
[0.0066 0.0053 0.8204],
[0.0066 0.0053 0.8204],
[0.0066 0.0053 0.8204],
[0.0066 0.0053 0.8204],
[0.0066 0.0053 0.8204],
[0.0066 0.0053 0.8204],
[0.0066 0.0053 0.8204],
[0.0066 0.0053 0.8204],
[0.0066 0.0053 0.8204],
[0.0066 0.0053 0.8204],
[0.0066 0.0053 0.8204],
[0.0066 0.0053 0.8204],
[0.0066 0.0053 0.8204],
[0.0066 0.0053 0.8204],
[0.0066 0.0053 0.8204],
[0.0066 0.0053 0.8204],
[0.0066 0.0053 0.8204],
[0.0066 0.0053 0.8204],
[0.0066 0.0053 0.8204],
[0.0066 0.0053 0.8204],
[0.0066 0.0053 0.8204],
[0.0066 0.0053 0.8204],
[0.0066 0.0053 0.8204],
[0.0066 0.0053 0.8204],
[0.0066 0.0053 0.8204],
[0.0066 0.0053 0.8204],
[0.0066 0.0053 0.8204],
[0.0066 0.0053 0.8204],
[0.0066 0.0053 0.8204],
[0.0066 0.0053 0.8204],
[0.0066 0.0053 0.8204],
[0.0066 0.0053 0.8204],
[0.0066 0.0053 0.8204],
[0.0066 0.0053 0.8204],
[0.0066 0.0053 0.8204],
[0.0066 0.0053 0.8204],
[0.0066 0.0053 0.8204],
[0.0066 0.0053 0.8204],
[0.0066 0.0053 0.8204],
[0.0066 0.0053 0.8204],
[0.0066 0.0053 0.8204],
[0.0066 0.0053 0.8204],
[0.0066 0.0053 0.8204],
[0.0066 0.0053 0.8204],
[0.0066 0.0053 0.8204],
[0.0066 0.0053 0.8204],
[0.0066 0.0053 0.8204],
[0.0066 0.0053 0.8204],
[0.0066 0.0053 0.8204],
[0.0066 0.0053 0.8204],
[0.0066 0.0053 0.8204],
[0.0066 0.0053 0.8204],
[0.0066 0.0053 0.8204],
[0.0066 0.0053 0.8204],
[0.0066 0.0053 0.8204],
[0.0066 0.0053 0.8204],
[0.0066 0.0053 0.8204],
[0.0066 0.0053 0.8204],
[0.0066 0.0053 0.8204],
[0.0066 0.0053 0.8204],
[0.0066 0.0053 0.8204],
[0.0066 0.0053 0.8204],
[0.0066 0.0053 0.8204],
[0.0066 0.0053 0.8204],
[0.0066 0.0053 0.8204],
[0.0066 0.0053 0.8204],
[0.0066 0.0053 0.8204],
[0.0066 0.0053 0.8204],
[0.0066 0.0053 0.8204],
[0.0066 0.0053 0.8204],
[0.0066 0.0053 0.8204],
[0.0066 0.0053 0.8204],
[0.0066 0.0053 0.8204],
[0.0066 0.0053 0.8204],
[0.0066 0.0053 0.8204],
[0.0066 0.0053 0.8204],
[0.0066 0.0053 0.8204],
[0.0066 0.0053 0.8204],
[0.0066 0.0053 0.8204],
[0.0066 0.0053 0.8204],
[0.0066 0.0053 0.8204],
[0.0066 0.0053 0.8204],
[0.0066 0.0053 0.8204],
[0.0066 0.0053 0.8204],
[0.0066 0.0053 0.8204],
[0.0066 0.0053 0.8204],
[0.0066 0.0053 0.8204],
[0.0066 0.0053 0.8204],
[0.0066 0.0053 0.8204],
[0.0066 0.0053 0.8204],
[0.0066 0.0053 0.8204],
[0.0066 0.0053 0.8204],
[0.0066 0.0053 0.8204],
[0.0066 0.0053 0.8204],
[0.0066 0.0053 0.8204],
[0.0066 0.0053 0.8204],
[0.0066 0.0053 0.8204],
[0.0066 0.0053 0.8204],
[0.0066 0.0053 0.8204],
[0.0066 0.0053 0.8204],
[0.0066 0.0053 0.8204],
[0.0066 0.0053 0.8204],
[0.0066 0.0053 0.8204],
[0.0066 0.0053 0.8204],
[0.0066 0.0053 0.8204],
[0.0066 0.0053 0.8204],
[0.0066 0.0053 0.8204],
[0.0066 0.0053 0.8204],
[0.0066 0.0053 0.8204],
[0.0066 0.0053 0.8204],
[0.0066 0.0053 0.8204],
[0.0066 0.0053 0.8204],
[0.0066 0.0053 0.8204],
[0.0066 0.0053 0.8204],
[0.0066 0.0053 0.8204],
[0.0066 0.0053 0.8204],
[0.0066 0.0053 0.8204],
[0.0066 0.0053 0.8204],
[0.0066 0.0053 0.8204],
[0.0066 0.0053 0.8204],
[0.0066 0.0053 0.8204],
[0.0066 0.0053 0.8204],
[0.0066 0.0053 0.8204],
[0.0066 0.0053 0.8204],
[0.0066 0.0053 0.8204],
[0.0066 0.0053 0.8204],
[0.0066 0.0053 0.8204],
[0.0066 0.0053 0.8204],
[0.0066 0.0053 0.8204],
[0.0066 0.0053 0.8204],
[0.0066 0.0053 0.8204],
[0.0066 0.0053 0.8204],
[0.0066 0.0053 0.8204],
[0.0066 0.0053 0.8204],
[0.0066 0.0053 0.8204],
[0.0066 0.0053 0.8204],
[0.0066 0.0053 0.8204],
[0.0066 0.0053 0.8204],
[0.0066 0.0053 0.8204],
[0.0066 0.0053 0.8204],
[0.0066 0.0053 0.8204],
[0.0066 0.0053 0.8204],
[0.0066 0.0053 0.8204],
[0.0066 0.0053 0.8204],
[0.0066 0.0053 0.8204],
[0.0066 0.0053 0.8204],
[0.0066 0.0053 0.8204],
[0.0066 0.0053 0.8204],
[0.0066 0.0053 0.8204],
[0.0066 0.0053 0.8204],
[0.0066 0.0053 0.8204],
[0.0066 0.0053 0.8204],
[0.0066 0.0053 0.8204],
[0.0066 0.0053 0.8204],
[0.0066 0.0053 0.8204],
[0.0066 0.0053 0.8204],
[0.0066 0.0053 0.8204],
[0.0066 0.0053 0.8204],
[0.0066 0.0053 0.8204],
[0.0066 0.0053 0.8204],
[0.0066 0.0053 0.8204],
[0.0066 0.0053 0.8204],
[0.0066 0.0053 0.8204],
[0.0066 0.0053 0.8204],
[0.0066 0.0053 0.8204],
[0.0066 0.0053 0.8204],
[0.0066 0.0053 0.8204],
[0.0066 0.0053 0.8204],
[0.0066 0.0053 0.8204],
[0.0066 0.0053 0.8204],
[0.0066 0.0053 0.8204],
[0.0066 0.0053 0.8204],
[0.0066 0.0053 0.8204],
[0.0066 0.0053 0.8204],
[0.0066 0.0053 0.8204],
[0.0000 0.0000 0.9220],
[0.0000 0.0000 0.9220],
[0.0000 0.0000 0.9220],
[0.0000 0.0000 0.9220],
[0.0000 0.0000 0.9220],
[0.0000 0.0000 0.9220],
[0.0000 0.0000 0.9220],
[0.0000 0.0000 0.9220],
[0.0000 0.0000 0.9220],
[0.0000 0.0000 0.9220],
[0.0000 0.0000 0.9220],
[0.0000 0.0000 0.9220],
[0.0000 0.0000 0.9220],
[0.0000 0.0000 0.9220],
[0.0000 0.0000 0.9220],
[0.0000 0.0000 0.9220],
[0.0000 0.0000 0.9220],
[0.0000 0.0000 0.9220],
[0.0000 0.0000 1.0220],
[0.0000 0.0000 1.0220],
[0.0000 0.0000 1.0220],
[0.0000 0.0000 1.0220],
[0.0000 0.0000 1.0220],
[0.0000 0.0000 1.0220],
[0.0000 0.0000 1.0220],
[0.0000 0.0000 1.0220],
[0.0000 0.0000 1.0220],
[0.0000 0.0000 1.0220],
[0.0000 0.0000 1.0220],
[0.0000 0.0000 1.0220],
[0.0000 0.0000 1.0220],
[0.0000 0.0000 1.0220],
[0.0000 0.0000 1.0220],
[0.0000 0.0000 1.0220],
[0.0000 0.0000 1.0220],
[0.0000 0.0000 1.0220],
[0.0000 0.0000 1.0220],
[0.0000 0.0000 1.0220],
[0.0000 0.0000 1.0220],
[0.0000 0.0000 1.0220],
[0.0000 0.0000 1.0220],
[0.0000 0.0000 1.0220],
[0.0000 0.0000 1.0220],
[0.0000 0.0000 1.0220],
[0.0000 0.0000 1.0220],
[0.0000 0.0000 1.0220],
[0.0000 0.0000 1.0220],
[0.0000 0.0000 1.0220],
[0.0000 0.0000 1.0220],
[0.0000 0.0000 1.0220],
[0.0000 0.0000 1.0220],
[0.0000 0.0000 1.0220],
[0.0000 0.0000 1.0220],
[0.0000 0.0000 1.0220],
[0.0000 0.0000 1.0220],
[0.0000 0.0000 1.0220],
[0.0000 0.0000 1.0220],
[0.0000 0.0000 1.0220],
[0.0000 0.0000 1.0220],
[0.0000 0.0000 1.0220],
[0.0000 0.0000 1.0220],
[0.0000 0.0000 1.0220],
[0.0000 0.0000 1.0220],
[0.0000 0.0000 1.0220],
[0.0000 0.0000 1.0220],
[0.0000 0.0000 1.0220],
[0.0000 0.0000 1.0220],
[0.0000 0.0000 1.0220],
[0.0000 0.0000 1.0220],
[0.0000 0.0000 1.0220],
[0.0000 0.0000 1.0220],
[0.0000 0.0000 1.0220],
[0.0000 0.0000 1.0220],
[0.0000 0.0000 1.0220],
[0.0000 0.0000 1.0220],
[0.0000 0.0000 1.0220],
[0.0000 0.0000 1.0220],
[0.0000 0.0000 1.0220],
[0.0000 0.0000 1.0220],
[0.0000 0.0000 1.0220],
[0.0000 0.0000 1.0220],
[0.0000 0.0000 1.0220],
[0.0000 0.0000 1.0220],
[0.0000 0.0000 1.0220],
[0.0000 0.0000 1.0220],
[0.0000 0.0000 1.0220],
[0.0000 0.0000 1.0220],
[0.0000 0.0000 1.0220],
[0.0000 0.0000 1.0220],
[0.0000 0.0000 1.0220],
[0.0000 0.0000 1.0220],
[0.0000 0.0000 1.1220],
[0.0000 0.0000 1.1220],
[0.0000 0.0000 1.1220],
[0.0000 0.0000 1.1220],
[0.0000 0.0000 1.1220],
[0.0000 0.0000 1.1220],
[0.0000 0.0000 1.1220],
[0.0000 0.0000 1.1220],
[0.0000 0.0000 1.1220],
[0.0000 0.0000 1.1220],
[0.0000 0.0000 1.1220],
[0.0000 0.0000 1.1220],
[0.0000 0.0000 1.1220],
[0.0000 0.0000 1.1220],
[0.0000 0.0000 1.1220],
[0.0000 0.0000 1.1220],
[0.0000 0.0000 1.1220],
[0.0000 0.0000 1.1220],
[0.0000 0.0000 1.1220],
[0.0000 0.0000 1.1220],
[0.0000 0.0000 1.1220],
[0.0000 0.0000 1.1220],
[0.0000 0.0000 1.1220],
[0.0000 0.0000 1.1220],
[0.0000 0.0000 1.1220],
[0.0000 0.0000 1.1220],
[0.0000 0.0000 1.1220],
[0.0000 0.0000 1.1220],
[0.0000 0.0000 1.1220],
[0.0000 0.0000 1.1220],
[0.0000 0.0000 1.1220],
[0.0000 0.0000 1.1220],
[0.0000 0.0000 1.1220],
[0.0000 0.0000 1.1220],
[0.0000 0.0000 1.1220],
[0.0000 0.0000 1.1220],
[0.0000 0.0000 1.1220],
[0.0000 0.0000 1.1220],
[0.0000 0.0000 1.1220],
[0.0000 0.0000 1.1220],
[0.0000 0.0000 1.1220],
[0.0000 0.0000 1.1220],
[0.0000 0.0000 1.1220],
[0.0000 0.0000 1.1220],
[0.0000 0.0000 1.1220],
[0.0000 0.0000 1.1220],
[0.0000 0.0000 1.1220],
[0.0000 0.0000 1.1220],
[0.0000 0.0000 1.1220],
[0.0000 0.0000 1.1220],
[0.0000 0.0000 1.1220],
[0.0000 0.0000 1.1220],
[0.0000 0.0000 1.1220],
[0.0000 0.0000 1.1220],
[0.0000 0.0000 1.1220],
[0.0000 0.0000 1.1220],
[0.0000 0.0000 1.1220],
[0.0000 0.0000 1.1220],
[0.0000 0.0000 1.1220],
[0.0000 0.0000 1.1220],
[0.0000 0.0000 1.1220],
[0.0000 0.0000 1.1220],
[0.0000 0.0000 1.1220],
[0.0000 0.0000 1.1220],
[0.0000 0.0000 1.1220],
[0.0000 0.0000 1.1220],
[0.0000 0.0000 1.1220],
[0.0000 0.0000 1.1220],
[0.0000 0.0000 1.1220],
[0.0000 0.0000 1.1220],
[0.0000 0.0000 1.1220],
[0.0000 0.0000 1.1220],
[0.0000 0.0000 1.1220],
[0.0000 0.0000 1.1220],
[0.0000 0.0000 1.1220],
[0.0000 0.0000 1.2220],
[0.0000 0.0000 1.2220],
[0.0000 0.0000 1.2220],
[0.0000 0.0000 1.2220],
[0.0000 0.0000 1.2220],
[0.0000 0.0000 1.2220],
[0.0000 0.0000 1.2220],
[0.0000 0.0000 1.2220],
[0.0000 0.0000 1.2220],
[0.0000 0.0000 1.2220],
[0.0000 0.0000 1.2220],
[0.0000 0.0000 1.2220],
[0.0000 0.0000 1.2220],
[0.0000 0.0000 1.2220],
[0.0000 0.0000 1.2220],
[0.0000 0.0000 1.2220],
[0.0000 0.0000 1.2220],
[0.0000 0.0000 1.2220],
[0.0000 0.0000 1.2220],
[0.0000 0.0000 1.2220],
[0.0000 0.0000 1.2220],
[0.0000 0.0000 1.2220],
[0.0000 0.0000 1.2220],
[0.0000 0.0000 1.2220],
[0.0000 0.0000 1.2220],
[0.0000 0.0000 1.2220],
[0.0000 0.0000 1.2220],
[0.0000 0.0000 1.2220],
[0.0000 0.0000 1.2220],
[0.0000 0.0000 1.2220],
[0.0000 0.0000 1.2220],
[0.0000 0.0000 1.2220],
[0.0000 0.0000 1.2220],
[0.0000 0.0000 1.2220],
[0.0000 0.0000 1.2220],
[0.0000 0.0000 1.2220],
[0.0000 0.0000 1.2220],
[0.0000 0.0000 1.2220],
[0.0000 0.0000 1.2220],
[0.0000 0.0000 1.2220],
[0.0000 0.0000 1.2220],
[0.0000 0.0000 1.2220],
[0.0000 0.0000 1.2220],
[0.0000 0.0000 1.2220],
[0.0000 0.0000 1.2220],
[0.0000 0.0000 1.2220],
[0.0000 0.0000 1.2220],
[0.0000 0.0000 1.2220],
[0.0000 0.0000 1.2220],
[0.0000 0.0000 1.2220],
[0.0000 0.0000 1.2220],
[0.0000 0.0000 1.2220],
[0.0000 0.0000 1.2220],
[0.0000 0.0000 1.2220],
[0.0000 0.0000 1.2220],
[0.0000 0.0000 1.2220],
[0.0000 0.0000 1.2220],
[0.0000 0.0000 1.2220],
[0.0000 0.0000 1.2220],
[0.0000 0.0000 1.2220],
[0.0000 0.0000 1.2220],
[0.0000 0.0000 1.2220],
[0.0000 0.0000 1.2220],
[0.0000 0.0000 1.2220],
[0.0000 0.0000 1.2220],
[0.0000 0.0000 1.2220],
[0.0000 0.0000 1.2220],
[0.0000 0.0000 1.2220],
[0.0000 0.0000 1.2220],
[0.0000 0.0000 1.2220],
[0.0000 0.0000 1.2220],
[0.0000 0.0000 1.2220],
[0.0000 0.0000 1.2220],
[0.0000 0.0000 1.2220],
[0.0000 0.0000 1.2220],
[0.0000 0.0000 1.2220],
[0.0000 0.0000 1.2220],
[0.0000 0.0750 1.2220],
[0.0000 0.0750 1.2220],
[0.0000 0.0750 1.2220],
[0.0000 0.0750 1.2220],
[0.0000 0.0750 1.2220],
[0.0000 0.0750 1.2220],
[0.0000 0.0750 1.2220],
[0.0000 0.0750 1.2220],
[0.0000 0.0750 1.2220],
[0.0000 0.0750 1.2220],
[0.0000 0.0750 1.2220],
[0.0000 0.0750 1.2220],
[0.0000 0.0750 1.2220],
[0.0000 0.0750 1.2220],
[0.0000 0.0750 1.2220],
[0.0000 0.0750 1.2220],
[0.0000 0.0750 1.2220],
[0.0000 0.0750 1.2220],
[0.0000 0.0750 1.2220],
[0.0000 0.0750 1.2220],
[0.0000 0.0750 1.2220],
[0.0000 0.0750 1.2220],
[0.0000 0.0750 1.2220],
[0.0000 0.0750 1.2220],
[0.0000 0.0750 1.2220],
[0.0000 0.1500 1.2220],
[0.0000 0.1500 1.2220],
[0.0000 0.1500 1.2220],
[0.0000 0.1500 1.2220],
[0.0000 0.1500 1.2220],
[0.0000 0.1500 1.2220],
[0.0000 0.1500 1.2220],
[0.0000 0.1500 1.2220],
[0.0000 0.1500 1.2220],
[0.0000 0.1500 1.2220],
[0.0000 0.1500 1.2220],
[0.0000 0.1500 1.2220],
[0.0000 0.1500 1.2220],
[0.0000 0.1500 1.2220],
[0.0000 0.1500 1.2220],
[0.0000 0.1500 1.2220],
[0.0000 0.1500 1.2220],
[0.0000 0.1500 1.2220],
[0.0000 0.1500 1.2220],
[0.0000 0.1500 1.2220],
[0.0000 0.1500 1.2220],
[0.0000 0.1500 1.2220],
[0.0000 0.1500 1.2220],
[0.0000 0.1500 1.2220],
[0.0000 0.1500 1.2220],
[0.0000 0.1500 1.2220],
[0.0000 0.1500 1.2220],
[0.0000 0.1500 1.2220],
[0.0000 0.1500 1.2220],
[0.0000 0.1500 1.2220],
[0.0000 0.1500 1.2220],
[0.0000 0.1500 1.2220],
[0.0000 0.1500 1.2220],
[0.0000 0.1500 1.2220],
[0.0000 0.1500 1.2220],
[0.0000 0.1500 1.2220],
[0.0000 0.1500 1.2220],
[0.0000 0.1500 1.2220],
[0.0000 0.1500 1.2220],
[0.0000 0.1500 1.2220],
[0.0000 0.1500 1.2220],
[0.0000 0.1500 1.2220],
[0.0000 0.1500 1.2220],
[0.0000 0.1500 1.2220],
[0.0000 0.1500 1.2220],
[0.0000 0.1500 1.2220],
[0.0000 0.1500 1.2220],
[0.0000 0.1500 1.2220],
[0.0000 0.1500 1.2220],
[0.0000 0.1500 1.2220],
[0.0000 0.2250 1.2220],
[0.0000 0.2250 1.2220],
[0.0000 0.2250 1.2220],
[0.0000 0.2250 1.2220],
[0.0000 0.2250 1.2220],
[0.0000 0.2250 1.2220],
[0.0000 0.2250 1.2220],
[0.0000 0.2250 1.2220],
[0.0000 0.2250 1.2220],
[0.0000 0.2250 1.2220],
[0.0000 0.2250 1.2220],
[0.0000 0.2250 1.2220],
[0.0000 0.2250 1.2220],
[0.0000 0.2250 1.2220],
[0.0000 0.2250 1.2220],
[0.0000 0.2250 1.2220],
[0.0000 0.2250 1.2220],
[0.0000 0.2250 1.2220],
[0.0000 0.2250 1.2220],
[0.0000 0.2250 1.2220],
[0.0000 0.2250 1.2220],
[0.0000 0.2250 1.2220],
[0.0000 0.2250 1.2220],
[0.0000 0.2250 1.2220],
[0.0000 0.2250 1.2220],
[0.0000 0.2250 1.2220],
[0.0000 0.2250 1.2220],
[0.0000 0.2250 1.2220],
[0.0000 0.2250 1.2220],
[0.0000 0.2250 1.2220],
[0.0000 0.2250 1.2220],
[0.0000 0.2250 1.2220],
[0.0000 0.2250 1.2220],
[0.0000 0.2250 1.2220],
[0.0000 0.2250 1.2220],
[0.0000 0.2250 1.2220],
[0.0000 0.2250 1.2220],
[0.0000 0.2250 1.2220],
[0.0000 0.2250 1.2220],
[0.0000 0.2250 1.2220],
[0.0000 0.2250 1.2220],
[0.0000 0.2250 1.2220],
[0.0000 0.2250 1.2220],
[0.0000 0.2250 1.2220],
[0.0000 0.2250 1.2220],
[0.0000 0.2250 1.2220],
[0.0000 0.2250 1.2220],
[0.0000 0.2250 1.2220],
[0.0000 0.2250 1.2220],
[0.0000 0.2250 1.2220],
[0.0000 0.2250 1.2220],
[0.0000 0.2250 1.2220],
[0.0000 0.2250 1.2220],
[0.0000 0.2250 1.2220],
[0.0000 0.2250 1.2220],
[0.0000 0.2250 1.2220],
[0.0000 0.2250 1.2220],
[0.0000 0.2250 1.2220],
[0.0000 0.2250 1.2220],
[0.0000 0.2250 1.2220],
[0.0000 0.2250 1.2220],
[0.0000 0.3000 1.2220],
[0.0000 0.3000 1.2220],
[0.0000 0.3000 1.2220],
[0.0000 0.3000 1.2220],
[0.0000 0.3000 1.2220],
[0.0000 0.3000 1.2220],
[0.0000 0.3000 1.2220],
[0.0000 0.3000 1.2220],
[0.0000 0.3000 1.2220],
[0.0000 0.3000 1.2220],
[0.0000 0.3000 1.2220],
[0.0000 0.3000 1.2220],
[0.0000 0.3000 1.2220],
[0.0000 0.3000 1.2220],
[0.0000 0.3000 1.2220],
[0.0000 0.3000 1.2220],
[0.0000 0.3000 1.2220],
[0.0000 0.3000 1.2220],
[0.0000 0.3000 1.2220],
[0.0000 0.3000 1.2220],
[0.0000 0.3000 1.2220],
[0.0000 0.3000 1.2220],
[0.0000 0.3000 1.2220],
[0.0000 0.3000 1.2220],
[0.0000 0.3000 1.2220],
[0.0000 0.3000 1.2220],
[0.0000 0.3000 1.2220],
[0.0000 0.3000 1.2220],
[0.0000 0.3000 1.2220],
[0.0000 0.3000 1.2220],
[0.0000 0.3000 1.2220],
[0.0000 0.3000 1.2220],
[0.0000 0.3000 1.2220],
[0.0000 0.3000 1.2220],
[0.0000 0.3000 1.2220],
[0.0000 0.3000 1.2220],
[0.0000 0.3000 1.2220],
[0.0000 0.3000 1.2220],
[0.0000 0.3000 1.2220],
[0.0000 0.3000 1.2220],
[0.0000 0.3000 1.2220],
[0.0000 0.3000 1.2220],
[0.0000 0.3000 1.2220],
[0.0000 0.3000 1.2220],
[0.0000 0.3000 1.2220],
[0.0000 0.3000 1.2220],
[0.0000 0.3000 1.2220],
[0.0000 0.3000 1.2220],
[0.0000 0.3000 1.2220],
[0.0000 0.3000 1.2220],
[0.0000 0.3000 1.2220],
[0.0000 0.3000 1.2220],
[0.0000 0.3000 1.2220],
[0.0000 0.3000 1.2220],
[0.0000 0.3000 1.2220],
[0.0000 0.3000 1.2220],
[0.0000 0.3000 1.2220],
[0.0000 0.3000 1.2220],
[0.0000 0.3000 1.2220],
[0.0131 0.2286 1.1971],
[0.0131 0.2286 1.1971],
[0.0131 0.2286 1.1971],
[0.0131 0.2286 1.1971],
[0.0131 0.2286 1.1971],
[0.0131 0.2286 1.1971],
[0.0131 0.2286 1.1971],
[0.0131 0.2286 1.1971],
[0.0131 0.2286 1.1971],
[0.0131 0.2286 1.1971],
[0.0131 0.2286 1.1971],
[0.0131 0.2286 1.1971],
[0.0131 0.2286 1.1971],
[0.0131 0.2286 1.1971],
[0.0131 0.2286 1.1971],
[0.0131 0.2286 1.1971],
[0.0131 0.2286 1.1971],
[0.0131 0.2286 1.1971],
[0.0131 0.2286 1.1971],
[0.0131 0.2286 1.1971],
[0.0131 0.2286 1.1971],
[0.0131 0.2286 1.1971],
[0.0131 0.2286 1.1971],
[0.0131 0.2286 1.1971],
[0.0131 0.2286 1.1971],
[0.0131 0.2286 1.1971],
[0.0131 0.2286 1.1971],
[0.0131 0.2286 1.1971],
[0.0131 0.2286 1.1971],
[0.0131 0.2286 1.1971],
[0.0131 0.2286 1.1971],
[0.0131 0.2286 1.1971],
[0.0131 0.2286 1.1971],
[0.0131 0.2286 1.1971],
[0.0131 0.2286 1.1971],
[0.0131 0.2286 1.1971],
[0.0131 0.2286 1.1971],
[0.0131 0.2286 1.1971],
[0.0131 0.2286 1.1971],
[0.0131 0.2286 1.1971],
[0.0131 0.2286 1.1971],
[0.0131 0.2286 1.1971],
[0.0131 0.2286 1.1971],
[0.0131 0.2286 1.1971],
[0.0131 0.2286 1.1971],
[0.0131 0.2286 1.1971],
[0.0131 0.2286 1.1971],
[0.0131 0.2286 1.1971],
[0.0131 0.2286 1.1971],
[0.0131 0.2286 1.1971],
[0.0131 0.2286 1.1971],
[0.0131 0.2286 1.1971],
[0.0131 0.2286 1.1971],
[0.0131 0.2286 1.1971],
[0.0131 0.2286 1.1971],
[0.0131 0.2286 1.1971],
[0.0131 0.2286 1.1971],
[0.0131 0.2286 1.1971],
[0.0131 0.2286 1.1971],
[0.0131 0.2286 1.1971],
[0.0131 0.2286 1.1971],
[0.0131 0.2286 1.1971],
[0.0131 0.2286 1.1971],
[0.0131 0.2286 1.1971],
[0.0131 0.2286 1.1971],
[0.0131 0.2286 1.1971],
[0.0131 0.2286 1.1971],
[0.0131 0.2286 1.1971],
[0.0131 0.2286 1.1971],
[0.0131 0.2286 1.1971],
[0.0131 0.2286 1.1971],
[0.0131 0.2286 1.1971],
[0.0131 0.2286 1.1971],
[0.0131 0.2286 1.1971],
[0.0131 0.2286 1.1971],
[0.0131 0.2286 1.1971],
[0.0131 0.2286 1.1971],
[0.0131 0.2286 1.1971],
[0.0131 0.2286 1.1971],
[0.0131 0.2286 1.1971],
[0.0131 0.2286 1.1971],
[0.0131 0.2286 1.1971],
[0.0131 0.2286 1.1971],
[0.0131 0.2286 1.1971],
[0.0131 0.2286 1.1971],
[0.0131 0.2286 1.1971],
[0.0131 0.2286 1.1971],
[0.0131 0.2286 1.1971],
[0.0131 0.2286 1.1971],
[0.0131 0.2286 1.1971],
[0.0131 0.2286 1.1971],
[0.0131 0.2286 1.1971],
[0.0131 0.2286 1.1971],
[0.0131 0.2286 1.1971],
[0.0131 0.2286 1.1971],
[0.0131 0.2286 1.1971],
[0.0131 0.2286 1.1971],
[0.0131 0.2286 1.1971],
[0.0131 0.2286 1.1971],
[0.0131 0.2286 1.1971],
[0.0131 0.2286 1.1971],
[0.0131 0.2286 1.1971],
[0.0131 0.2286 1.1971],
[0.0131 0.2286 1.1971],
[0.0131 0.2286 1.1971],
[0.0131 0.2286 1.1971],
[0.0131 0.2286 1.1971],
[0.0131 0.2286 1.1971],
[0.0131 0.2286 1.1971],
[0.0131 0.2286 1.1971],
[0.0131 0.2286 1.1971],
[0.0131 0.2286 1.1971],
[0.0131 0.2286 1.1971],
[0.0131 0.2286 1.1971],
[0.0131 0.2286 1.1971],
[0.0131 0.2286 1.1971],
[0.0131 0.2286 1.1971],
[0.0131 0.2286 1.1971],
[0.0131 0.2286 1.1971],
[0.0131 0.2286 1.1971],
[0.0131 0.2286 1.1971],
[0.0131 0.2286 1.1971],
[0.0131 0.2286 1.1971],
[0.0131 0.2286 1.1971],
[0.0131 0.2286 1.1971],
[0.0131 0.2286 1.1971],
[0.0131 0.2286 1.1971],
[0.0131 0.2286 1.1971],
[0.0131 0.2286 1.1971],
[0.0131 0.2286 1.1971],
[0.0131 0.2286 1.1971],
[0.0131 0.2286 1.1971],
[0.0131 0.2286 1.1971],
[0.0131 0.2286 1.1971],
[0.0131 0.2286 1.1971],
[0.0131 0.2286 1.1971],
[0.0131 0.2286 1.1971],
[0.0131 0.2286 1.1971],
[0.0131 0.2286 1.1971],
[0.0131 0.2286 1.1971],
[0.0131 0.2286 1.1971],
[0.0131 0.2286 1.1971],
[0.0131 0.2286 1.1971],
[0.0131 0.2286 1.1971],
[0.0131 0.2286 1.1971],
[0.0131 0.2286 1.1971],
[0.0131 0.2286 1.1971],
[0.0131 0.2286 1.1971],
[0.0131 0.2286 1.1971],
[0.0131 0.2286 1.1971],
[0.0131 0.2286 1.1971],
[0.0131 0.2286 1.1971],
[0.0131 0.2286 1.1971],
[0.0131 0.2286 1.1971],
[0.0131 0.2286 1.1971],
[0.0131 0.2286 1.1971],
[0.0131 0.2286 1.1971],
[0.0131 0.2286 1.1971],
[0.0131 0.2286 1.1971],
[0.0131 0.2286 1.1971],
[0.0131 0.2286 1.1971],
[0.0131 0.2286 1.1971],
[0.0131 0.2286 1.1971],
[0.0131 0.2286 1.1971],
[0.0131 0.2286 1.1971],
[0.0131 0.2286 1.1971],
[0.0131 0.2286 1.1971],
[0.0131 0.2286 1.1971],
[0.0131 0.2286 1.1971],
[0.0131 0.2286 1.1971],
[0.0131 0.2286 1.1971],
[0.0131 0.2286 1.1971],
[0.0131 0.2286 1.1971],
[0.0131 0.2286 1.1971],
[0.0131 0.2286 1.1971],
[0.0131 0.2286 1.1971],
[0.0131 0.2286 1.1971],
[0.0131 0.2286 1.1971],
[0.0131 0.2286 1.1971],
[0.0131 0.2286 1.1971],
[0.0131 0.2286 1.1971],
[0.0131 0.2286 1.1971],
[0.0131 0.2286 1.1971],
[0.0131 0.2286 1.1971],
[0.0131 0.2286 1.1971],
[0.0131 0.2286 1.1971],
[0.0131 0.2286 1.1971],
[0.0131 0.2286 1.1971],
[0.0131 0.2286 1.1971],
[0.0131 0.2286 1.1971],
[0.0131 0.2286 1.1971],
[0.0131 0.2286 1.1971],
[0.0131 0.2286 1.1971],
[0.0131 0.2286 1.1971],
[0.0131 0.2286 1.1971],
[0.0131 0.2286 1.1971],
[0.0131 0.2286 1.1971],
[0.0131 0.2286 1.1971],
[0.0131 0.2286 1.1971],
[0.0131 0.2286 1.1971],
[0.0131 0.2286 1.1971],
[0.0131 0.2286 1.1971],
[0.0131 0.2286 1.1971],
[0.0131 0.2286 1.1971],
[0.0131 0.2286 1.1971],
[0.0131 0.2286 1.1971],
[0.0131 0.2286 1.1971],
[0.0131 0.2286 1.1971],
[0.0131 0.2286 1.1971],
[0.0131 0.2286 1.1971],
[0.0131 0.2286 1.1971],
[0.0131 0.2286 1.1971],
[0.0131 0.2286 1.1971],
[0.0131 0.2286 1.1971],
[0.0131 0.2286 1.1971],
[0.0131 0.2286 1.1971],
[0.0131 0.2286 1.1971],
[0.0131 0.2286 1.1971],
[0.0131 0.2286 1.1971],
[0.0131 0.2286 1.1971],
[0.0131 0.2286 1.1971],
[0.0131 0.2286 1.1971],
[0.0131 0.2286 1.1971],
[0.0131 0.2286 1.1971],
[0.0131 0.2286 1.1971],
[0.0131 0.2286 1.1971],
[0.0131 0.2286 1.1971],
[0.0131 0.2286 1.1971],
[0.0131 0.2286 1.1971],
[0.0131 0.2286 1.1971],
[0.0131 0.2286 1.1971],
[0.0131 0.2286 1.1971],
[0.0131 0.2286 1.1971],
[0.0131 0.2286 1.1971],
[0.0131 0.2286 1.1971],
[0.0131 0.2286 1.1971],
[0.0131 0.2286 1.1971],
[0.0131 0.2286 1.1971],
[0.0131 0.2286 1.1971],
[0.0131 0.2286 1.1971],
[0.0131 0.2286 1.1971],
[0.0131 0.2286 1.1971],
[0.0131 0.2286 1.1971],
[0.0131 0.2286 1.1971],
[0.0131 0.2286 1.1971],
[0.0131 0.2286 1.1971],
[0.0131 0.2286 1.1971],
[0.0131 0.2286 1.1971],
[0.0131 0.2286 1.1971],
[0.0131 0.2286 1.1971],
[0.0131 0.2286 1.1971],
[0.0131 0.2286 1.1971],
[0.0131 0.2286 1.1971],
[0.0131 0.2286 1.1971],
[0.0131 0.2286 1.1971],
[0.0131 0.2286 1.1971],
[0.0131 0.2286 1.1971],
[0.0131 0.2286 1.1971],
[0.0131 0.2286 1.1971],
[0.0131 0.2286 1.1971],
[0.0131 0.2286 1.1971],
[0.0131 0.2286 1.1971],
[0.0131 0.2286 1.1971],
[0.0131 0.2286 1.1971],
[0.0131 0.2286 1.1971],
[0.0131 0.2286 1.1971],
[0.0131 0.2286 1.1971],
[0.0131 0.2286 1.1971],
[0.0131 0.2286 1.1971],
[0.0131 0.2286 1.1971],
[0.0131 0.2286 1.1971],
[0.0131 0.2286 1.1971],
[0.0131 0.2286 1.1971],
[0.0131 0.2286 1.1971],
[0.0131 0.2286 1.1971],
[0.0131 0.2286 1.1971],
[0.0131 0.2286 1.1971],
[0.0131 0.2286 1.1971],
[0.0131 0.2286 1.1971],
[0.0131 0.2286 1.1971],
[0.0131 0.2286 1.1971],
[0.0131 0.2286 1.1971],
[0.0131 0.2286 1.1971],
[0.0131 0.2286 1.1971],
[0.0131 0.2286 1.1971],
[0.0131 0.2286 1.1971],
[0.0131 0.2286 1.1971],
[0.0131 0.2286 1.1971],
[0.0131 0.2286 1.1971],
[0.0131 0.2286 1.1971],
[0.0131 0.2286 1.1971],
[0.0131 0.2286 1.1971],
[0.0131 0.2286 1.1971],
[0.0131 0.2286 1.1971],
[0.0131 0.2286 1.1971],
[0.0131 0.2286 1.1971],
[0.0131 0.2286 1.1971],
[0.0131 0.2286 1.1971],
[0.0131 0.2286 1.1971],
[0.0131 0.2286 1.1971],
[0.0131 0.2286 1.1971],
[0.0131 0.2286 1.1971],
[0.0131 0.2286 1.1971],
[0.0131 0.2286 1.1971],
[0.0131 0.2286 1.1971],
[0.0131 0.2286 1.1971],
[0.0131 0.2286 1.1971]];



plot3(ActualPos(:,1),ActualPos(:,2),ActualPos(:,3),LineStyle='--')
hold on
plot3(DesiredPos(:,1),DesiredPos(:,2),DesiredPos(:,3),LineStyle="-")
hold off
